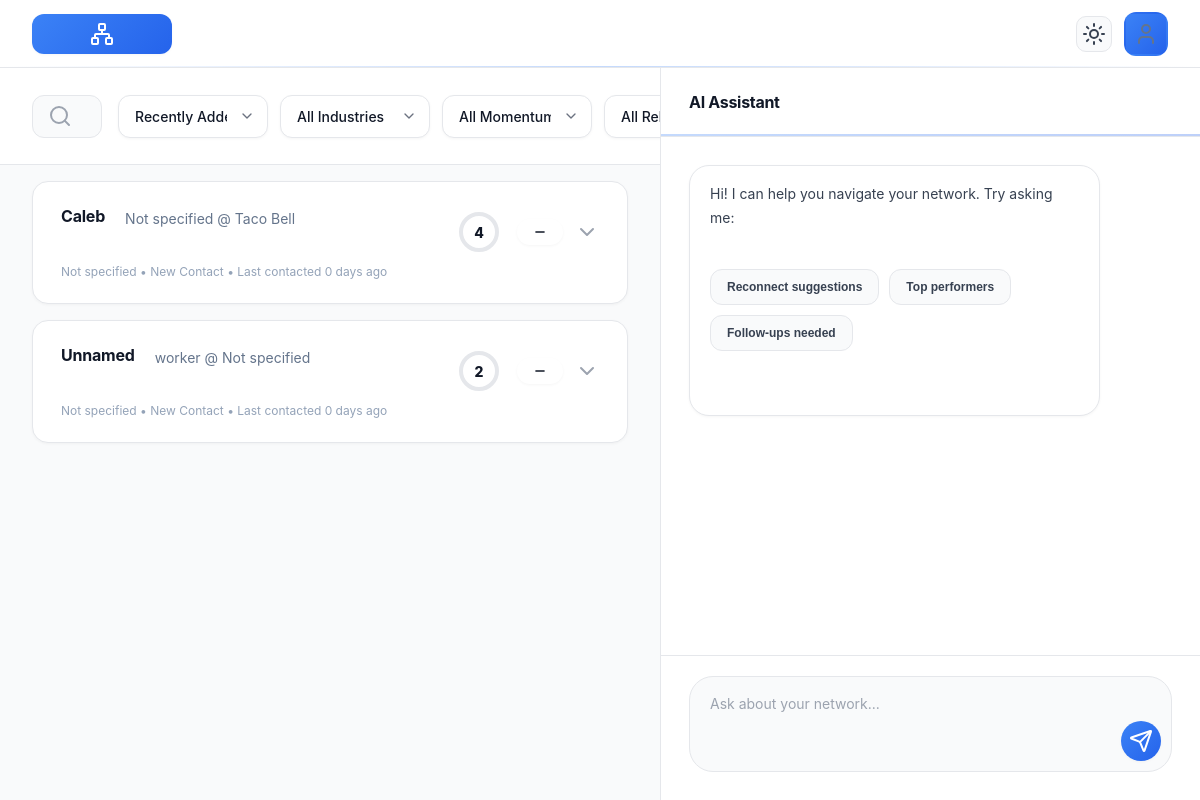
The page / on the database its author committed.
### tables this page shows
CREATE TABLE connections (
    id INTEGER PRIMARY KEY AUTOINCREMENT,
    full_name TEXT,
    contact_info TEXT,
    job_title TEXT,
    company TEXT,
    industry TEXT,
    sector TEXT,
    skills_experience TEXT,
    key_accomplishments TEXT,
    relationship_status TEXT,
    days_since_contact INTEGER,
    mutual_connections TEXT,
    personal_notes TEXT,
    ai_summary TEXT,
    ai_rating INTEGER,
    rating_momentum TEXT,
    created_at TIMESTAMP DEFAULT CURRENT_TIMESTAMP,
    updated_at TIMESTAMP DEFAULT CURRENT_TIMESTAMP
);

### app.py (the view)
@app.route('/')
def index():
    members = logic.get_all_people()
    return render_template('index.html', members=members)

### logic.py (called while the page is built)
def get_all_connections() -> List[Dict]:
    connections = _system.db_manager.get_all_connections()
    return [vars(conn) for conn in connections]

def get_all_people():
    connections = get_all_connections()
    return [
        {
            "id": conn.get("id"),
            "full_name": conn.get("full_name") or "Unnamed",
            "contact_info": conn.get("contact_info") or "",
            "job_title": conn.get("job_title") or "Not specified",
            "company": conn.get("company") or "Not specified",
            "industry": conn.get("industry") or "Not specified",
            "sector": conn.get("sector") or "Not specified",
            "ai_rating": conn.get("ai_rating") or 5,
            "days_since_contact": conn.get("days_since_contact") or 0,
            "relationship_status": conn.get("relationship_status") or "Professional",
            "key_accomplishments": conn.get("key_accomplishments") or "",
            "personal_notes": conn.get("personal_notes") or ""
        }
        for conn in connections
    ]

    @contextmanager
    def get_connection(self):
        conn = None
        try:
            conn = sqlite3.connect(self.db_path)
            conn.row_factory = sqlite3.Row
            yield conn
        except sqlite3.Error as e:
            logger.error(f"Database connection error: {e}")
            raise
        finally:
            if conn:
                conn.close()

    def get_all_connections(self) -> List[Connection]:
        try:
            with self.get_connection() as conn:
                cursor = conn.cursor()
                cursor.execute("""
                    SELECT * FROM connections
                    ORDER BY ai_rating DESC, days_since_contact ASC
                """)
                rows = cursor.fetchall()
                return [Connection.from_dict(dict(row)) for row in rows]
        except Exception as e:
            logger.error(f"Error fetching connections: {e}")
            return []

### templates/index.html (shortened to what this page needs)
<!DOCTYPE html>
<html lang="en">
<head>
    <link rel="stylesheet" href="{{ url_for('static', filename='styles.css') }}">
</head>
<body>
    <div class="app-container">
        <div class="top-nav">
            <div class="logo-placeholder">
                <i data-lucide="network" size="20"></i>
            </div>
            <div style="display: flex; align-items: center; gap: 12px;">
                <button class="theme-toggle" id="themeToggle" onclick="toggleTheme()" aria-label="Toggle dark mode">
                    <i data-lucide="sun" size="18" id="theme-icon-light"></i>
                </button>
                <div class="profile-icon">
                    <i data-lucide="user" size="20" style="color: #64748b;"></i>
                </div>
            </div>
        </div>
        <div class="main-layout">
            <div class="content">
                <div class="filter-bar">
                    <div class="search-bar">
                        <input type="text" class="search-input" placeholder="Search connections...">
                    </div>
                    <div class="filters-group">
                        <select class="filter-select" id="sort-filter" onchange="sortConnections()">
                            <option value="recent">Recently Added</option>
                        </select>
                        <select class="filter-select" id="industry-filter" onchange="filterConnections()">
                            <option value="all">All Industries</option>
                        </select>
                        <select class="filter-select" id="momentum-filter" onchange="filterConnections()">
                            <option value="all">All Momentum</option>
                        </select>
                        <select class="filter-select" id="relationship-filter" onchange="filterConnections()">
                            <option value="all">All Relationships</option>
                        </select>
                    </div>
                </div>
                <div id="connections-list">
                    {% for p in members %}
                    <div class="connection-row"
                         data-industry="{{ p.industry }}"
                         data-momentum="{{ p.rating_momentum }}"
                         data-relationship="{{ p.relationship_status }}"
                         data-rating="{{ p.ai_rating }}"
                         data-contact="{{ p.days_since_contact }}"
                         data-name="{{ p.full_name }}"
                         onclick="toggleExpand(this)">
                        <div class="connection-top">
                            <div style="display: flex; gap: 20px; align-items: center; flex: 1;">
                                <div class="connection-name">{{ p.full_name }}</div>
                                <div style="color: #64748b; font-size: 14px;">{{ p.job_title }} @ {{ p.company }}</div>
                            </div>
                            <div style="display: flex; align-items: center; gap: 12px;">
                                <div class="connection-rating">
                                    <div class="rating-circle">
                                        <svg width="44" height="44" viewBox="0 0 44 44">
                                            <circle class="rating-circle-bg" cx="22" cy="22" r="18" />
                                            <circle class="rating-circle-fill" cx="22" cy="22" r="18"
                                                    stroke-dasharray="{{ (p.ai_rating * 11.31)|round(2) }} 113.1" />
                                        </svg>
                                        <span class="rating-number">{{ p.ai_rating }}</span>
                                    </div>
                                </div>
                                <span class="momentum-badge momentum-{{ p.rating_momentum }}">
                                    {% if p.rating_momentum == 'Improving' %}
                                    <svg width="14" height="14" viewBox="0 0 24 24" fill="none" stroke="currentColor" stroke-width="2.5" stroke-linecap="round" stroke-linejoin="round"><polyline points="23 6 13.5 15.5 8.5 10.5 1 18"></polyline><polyline points="17 6 23 6 23 12"></polyline></svg>
                                    {% elif p.rating_momentum == 'Declining' %}
                                    <svg width="14" height="14" viewBox="0 0 24 24" fill="none" stroke="currentColor" stroke-width="2.5" stroke-linecap="round" stroke-linejoin="round"><polyline points="23 18 13.5 8.5 8.5 13.5 1 6"></polyline><polyline points="17 18 23 18 23 12"></polyline></svg>
                                    {% else %}
                                    <svg width="14" height="14" viewBox="0 0 24 24" fill="none" stroke="currentColor" stroke-width="2.5" stroke-linecap="round" stroke-linejoin="round"><line x1="5" y1="12" x2="19" y2="12"></line></svg>
                                    {% endif %}
                                </span>
                                <i data-lucide="chevron-down" class="expand-icon" size="20"></i>
                            </div>
                        </div>
                        <div style="font-size: 12px; color: #94a3b8; margin-top: 6px;">{{ p.industry }} • {{ p.relationship_status }} • Last contacted {{ p.days_since_contact }} days ago
                        </div>
                    </div>
                    {% endfor %}
                </div>
            </div>
            <div class="ai-panel">
                <div class="ai-header">
                    <h3>AI Assistant</h3>
                </div>
                <div class="ai-messages" id="ai-chat">
                    <div class="ai-msg">Hi! I can help you navigate your network. Try asking me:
                        <div class="quick-actions">
                            <button class="quick-action-btn" onclick="quickQuery('Who should I reconnect with?')">Reconnect suggestions</button>
                            <button class="quick-action-btn" onclick="quickQuery('Show improving connections')">Top performers</button>
                            <button class="quick-action-btn" onclick="quickQuery('Who needs follow up?')">Follow-ups needed</button>
                        </div>
                    </div>
                </div>
                <div class="ai-input-container">
                    <div class="ai-input-wrapper">
                        <textarea id="ai-query" class="ai-input" placeholder="Ask about your network..." rows="1" onkeypress="if(event.key === 'Enter' && !event.shiftKey) { event.preventDefault(); runAISearch(); }"></textarea>
                        <button class="send-btn" onclick="runAISearch()" id="send-btn">
                            <i data-lucide="send" size="18"></i>
                        </button>
                    </div>
                </div>
            </div>
        </div>
    </div>
</body>
</html>

### rows shown on the page
connections: full_name "Caleb", job_title "Not specified", company "Taco Bell", ai_rating "4", industry "Not specified", relationship_status "New Contact", days_since_contact "0"
connections: full_name "Unnamed", job_title "worker", company "Not specified", ai_rating "2", industry "Not specified", relationship_status "New Contact", days_since_contact "0"
